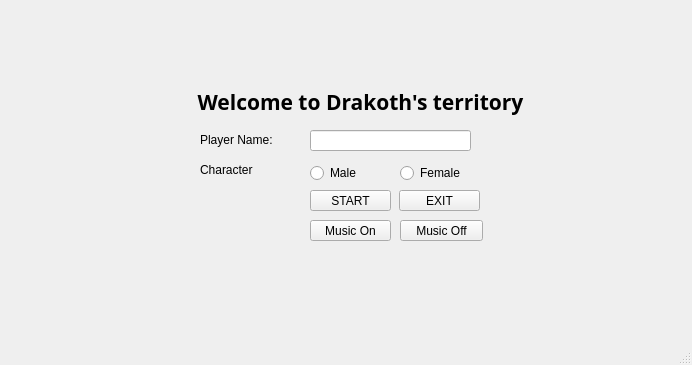
<?xml version="1.0" encoding="UTF-8"?>
<ui version="4.0">
 <class>MainWindow</class>
 <widget class="QMainWindow" name="MainWindow">
  <property name="geometry">
   <rect>
    <x>0</x>
    <y>0</y>
    <width>692</width>
    <height>365</height>
   </rect>
  </property>
  <property name="windowTitle">
   <string>MainWindow</string>
  </property>
  <widget class="QWidget" name="centralwidget">
   <widget class="QLabel" name="label">
    <property name="geometry">
     <rect>
      <x>170</x>
      <y>90</y>
      <width>381</width>
      <height>31</height>
     </rect>
    </property>
    <property name="font">
     <font>
      <family>Old English Text MT</family>
     </font>
    </property>
    <property name="text">
     <string>&lt;html&gt;&lt;head/&gt;&lt;body&gt;&lt;p align=&quot;center&quot;&gt;&lt;span style=&quot; font-size:24pt; font-weight:700; vertical-align:super;&quot;&gt;Welcome to Drakoth's territory&lt;/span&gt;&lt;/p&gt;&lt;/body&gt;&lt;/html&gt;</string>
    </property>
    <property name="textFormat">
     <enum>Qt::RichText</enum>
    </property>
   </widget>
   <widget class="QLabel" name="label_2">
    <property name="geometry">
     <rect>
      <x>200</x>
      <y>130</y>
      <width>91</width>
      <height>20</height>
     </rect>
    </property>
    <property name="text">
     <string>Player Name:</string>
    </property>
   </widget>
   <widget class="QLineEdit" name="name">
    <property name="geometry">
     <rect>
      <x>310</x>
      <y>130</y>
      <width>161</width>
      <height>21</height>
     </rect>
    </property>
   </widget>
   <widget class="QPushButton" name="Start">
    <property name="geometry">
     <rect>
      <x>310</x>
      <y>190</y>
      <width>81</width>
      <height>21</height>
     </rect>
    </property>
    <property name="text">
     <string>START</string>
    </property>
   </widget>
   <widget class="QPushButton" name="Exit">
    <property name="geometry">
     <rect>
      <x>399</x>
      <y>190</y>
      <width>81</width>
      <height>21</height>
     </rect>
    </property>
    <property name="text">
     <string>EXIT</string>
    </property>
   </widget>
   <widget class="QPushButton" name="on">
    <property name="geometry">
     <rect>
      <x>310</x>
      <y>220</y>
      <width>81</width>
      <height>21</height>
     </rect>
    </property>
    <property name="text">
     <string>Music On</string>
    </property>
   </widget>
   <widget class="QPushButton" name="off">
    <property name="geometry">
     <rect>
      <x>400</x>
      <y>220</y>
      <width>83</width>
      <height>21</height>
     </rect>
    </property>
    <property name="text">
     <string>Music Off</string>
    </property>
   </widget>
   <widget class="QRadioButton" name="male">
    <property name="geometry">
     <rect>
      <x>310</x>
      <y>160</y>
      <width>112</width>
      <height>26</height>
     </rect>
    </property>
    <property name="text">
     <string>Male</string>
    </property>
   </widget>
   <widget class="QRadioButton" name="female">
    <property name="geometry">
     <rect>
      <x>400</x>
      <y>160</y>
      <width>112</width>
      <height>26</height>
     </rect>
    </property>
    <property name="text">
     <string>Female</string>
    </property>
   </widget>
   <widget class="QLabel" name="label_3">
    <property name="geometry">
     <rect>
      <x>200</x>
      <y>160</y>
      <width>81</width>
      <height>20</height>
     </rect>
    </property>
    <property name="text">
     <string>Character</string>
    </property>
   </widget>
  </widget>
  <widget class="QMenuBar" name="menubar">
   <property name="geometry">
    <rect>
     <x>0</x>
     <y>0</y>
     <width>692</width>
     <height>25</height>
    </rect>
   </property>
  </widget>
  <widget class="QStatusBar" name="statusbar"/>
 </widget>
 <resources/>
 <connections/>
</ui>
